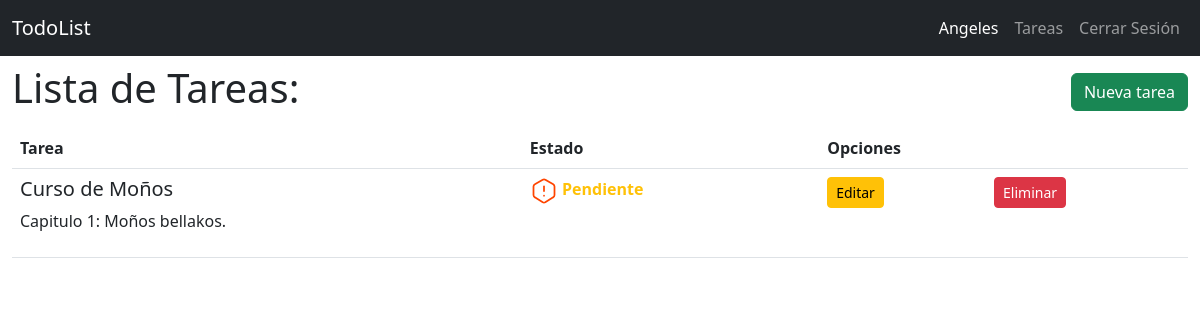
The page /todo/list (signed in) on the database its author committed.
### todor/models.py (models this page shows, shortened)
class User(db.Model):
    id = db.Column(db.Integer, primary_key=True)
    username = db.Column(db.String(20), unique=True, nullable=False)
    password = db.Column(db.Text, nullable=False)

class Todo(db.Model):
    id = db.Column(db.Integer, primary_key=True)
    created_by = db.Column(db.Integer, db.ForeignKey('user.id'), nullable=False)
    title = db.Column(db.String(100), nullable=False)
    desc = db.Column(db.Text)
    state = db.Column(db.Boolean, default=False)

### todor/todo.py (the view)
@bp.route('/list')
@login_required  # * AGREGAMOS EL DECORADOR PARA QUE REQUIERA INICIAR SESION EN ESTA PANTALLA
def index():
    todos = Todo.query.all()
    return render_template('todo/index.html', todos=todos)

### todor/auth.py (called while the page is built)
@bp.before_app_request  # ! REGISTRAMOS ESTA FUNCION Y QUE SE EJECUTE EN CADA PETICION !
def load_logged_in_user():
    user_id = session.get('user_id')
    if user_id != None:
        g.user = User.query.get_or_404(user_id)
    else:
        g.user = None

def login_required(view):
    @functools.wraps(view) # * ANIDAMOS UNA FUNCION A ESTE DECORADOR
    def wrapped_view(**kwargs):# * RECIBE PARAMETROS INDEFINIDOS COMO EL NOMBRE
        if g.user != None:
            return view(**kwargs)
        else:
           return redirect(url_for('auth.login'))
    return wrapped_view

### todor/templates/todo/index.html (shortened to what this page needs)
{% extends 'base.html' %}
{% block content %}
<section class="container-fluid">
    <nav class="navbar">
        <h1>{% block title %}Lista de Tareas: {% endblock %}</h1>
        <a href="{{ url_for('todo.create') }}" class="btn btn-success">Nueva tarea</a>
    </nav>
    <table class="table">
        <thead>
            <tr>
                <th class="col">Tarea</th>
                <th class="col">Estado</th>
                <th class="col" colspan="2">Opciones</th>
            </tr>
        </thead>
        <tbody>
            {% for todo in todos | reverse %}
            {% if g.user.id == todo.created_by %}
            <tr>
                <td>
                    <h5>{{ todo.title }}</h5>
                    <p>{{ todo.desc }}</p>
                </td>
                {% if todo.state != 1 %}
                <td> <span style="font-weight: bold;" class="text-warning">Pendiente</span></td>
                {% endif %}
                <td>
                    <a href="{{ url_for('todo.edit', id = todo.id) }}" class="btn btn-warning btn-sm">Editar</a>
                </td>
                <td>
                    <a href="{{ url_for('todo.delete', id = todo.id) }}" class="btn btn-danger btn-sm">Eliminar</a>
                </td>
            </tr>
            {% endif %}
            {% endfor %}
        </tbody>
    </table>
</section>
{% endblock %}

### todor/templates/base.html (shortened to what this page needs)
<!DOCTYPE html>
<html lang="en">
<head>
    <link href="https://cdn.jsdelivr.net/npm/bootstrap@5.3.0/dist/css/bootstrap.min.css" rel="stylesheet"
>
</head>
<body>
    <nav class="navbar navbar-expand-sm navbar-dark bg-dark" data-bs-theme="dark">
        <div class="container-fluid">
            <a class="navbar-brand" href="{{ url_for('index') }}">TodoList</a>
            <div class="collapse navbar-collapse justify-content-end" id="navbarNav">
                <ul class="navbar-nav">
                    {% if g.user %}
                    <li class="nav-item">
                        <span title="Sesión de {{ g.user.username }}" class="nav-link active">{{ g.user.username }}</span>
                    </li>
                    <li class="nav-item">
                        <a title="Tareas" class="nav-link" href="{{ url_for('todo.index') }}">Tareas</a>
                    </li>
                    <li class="nav-item">
                        <a title=" Cerrar Sesión de {{ g.user.username }}" class="nav-link" href="{{ url_for('auth.logout') }}">Cerrar Sesión</a>
                    </li>
                    {% endif %}
                </ul>
            </div>
        </div>
    </nav>
    {% block content %}{% endblock %}
</body>
</html>

### rows shown on the page
User: user.username "Angeles"
Todo: title "Curso de Moños", desc "Capitulo 1: Moños bellakos.", state False (drawn)
